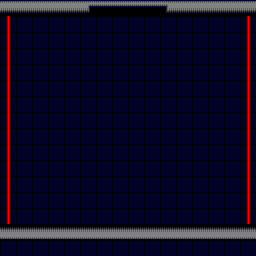

A 2D game scene composited from a Tiled map and its tileset images. What follows is a short description and the map's XML, with every tile layer's data as written:
An orthogonal 16x16 tile map with 16x16 px tiles, 1 tile layer (pong_map).

<map version="1.2" tiledversion="1.2.4" orientation="orthogonal" renderorder="right-down" width="16" height="16" tilewidth="16" tileheight="16" infinite="0" nextlayerid="2" nextobjectid="1">
 <tileset firstgid="1" name="data" tilewidth="16" tileheight="16" tilecount="8" columns="4">
  <image source="data.png" trans="ff00ff" width="64" height="32" />
 </tileset>
 <layer id="1" name="pong_map" width="16" height="16">
  <data encoding="csv">
2,2,2,2,2,7,3,3,3,3,8,2,2,2,2,2,
6,5,5,5,5,5,5,5,5,5,5,5,5,5,5,6,
6,5,5,5,5,5,5,5,5,5,5,5,5,5,5,6,
6,5,5,5,5,5,5,5,5,5,5,5,5,5,5,6,
6,5,5,5,5,5,5,5,5,5,5,5,5,5,5,6,
6,5,5,5,5,5,5,5,5,5,5,5,5,5,5,6,
6,5,5,5,5,5,5,5,5,5,5,5,5,5,5,6,
6,5,5,5,5,5,5,5,5,5,5,5,5,5,5,6,
6,5,5,5,5,5,5,5,5,5,5,5,5,5,5,6,
6,5,5,5,5,5,5,5,5,5,5,5,5,5,5,6,
6,5,5,5,5,5,5,5,5,5,5,5,5,5,5,6,
6,5,5,5,5,5,5,5,5,5,5,5,5,5,5,6,
6,5,5,5,5,5,5,5,5,5,5,5,5,5,5,6,
6,5,5,5,5,5,5,5,5,5,5,5,5,5,5,6,
1,1,1,1,1,1,1,1,1,1,1,1,1,1,1,1,
5,5,5,5,5,5,5,5,5,5,5,5,5,5,5,5
</data>
 </layer>
</map>
